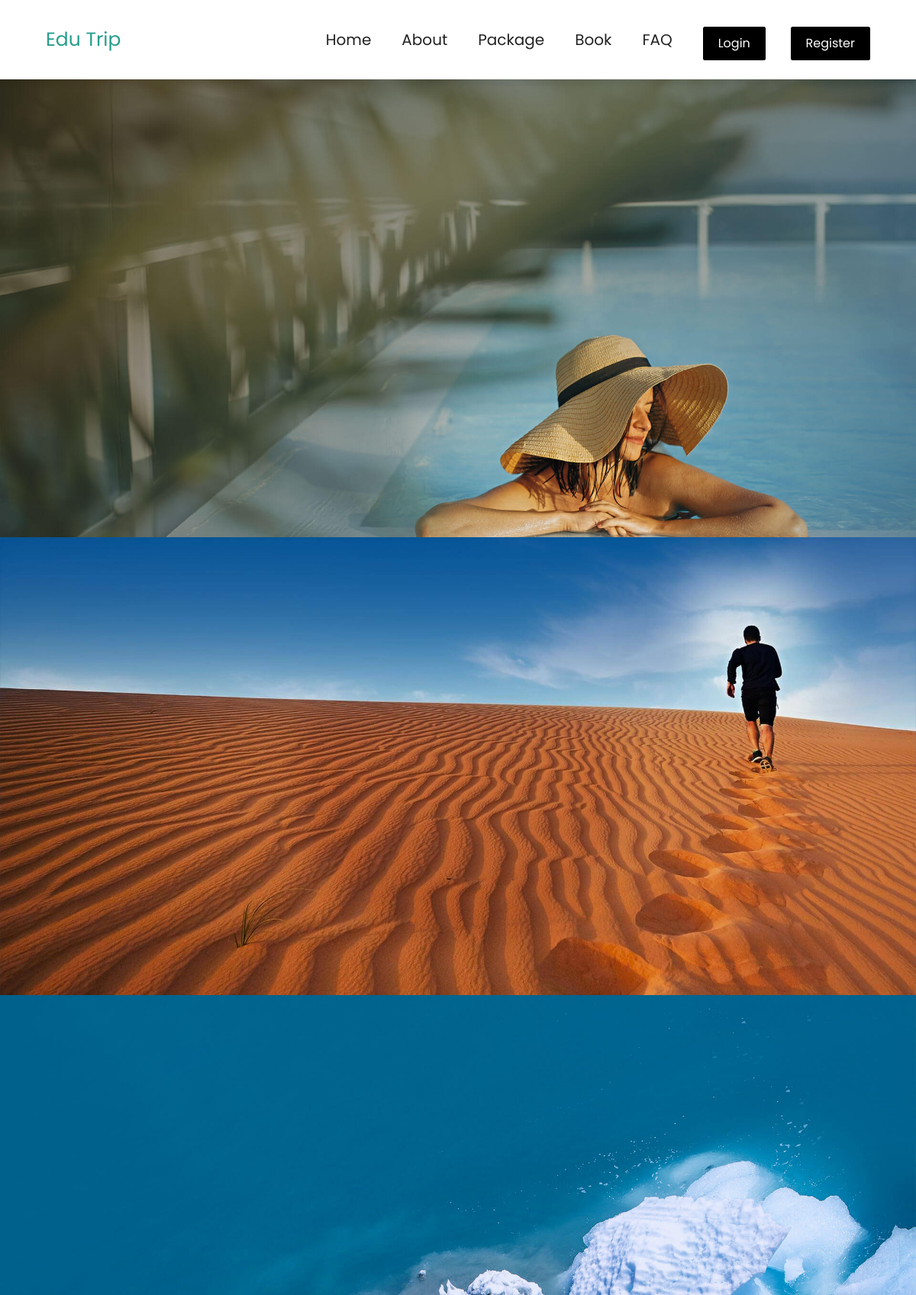
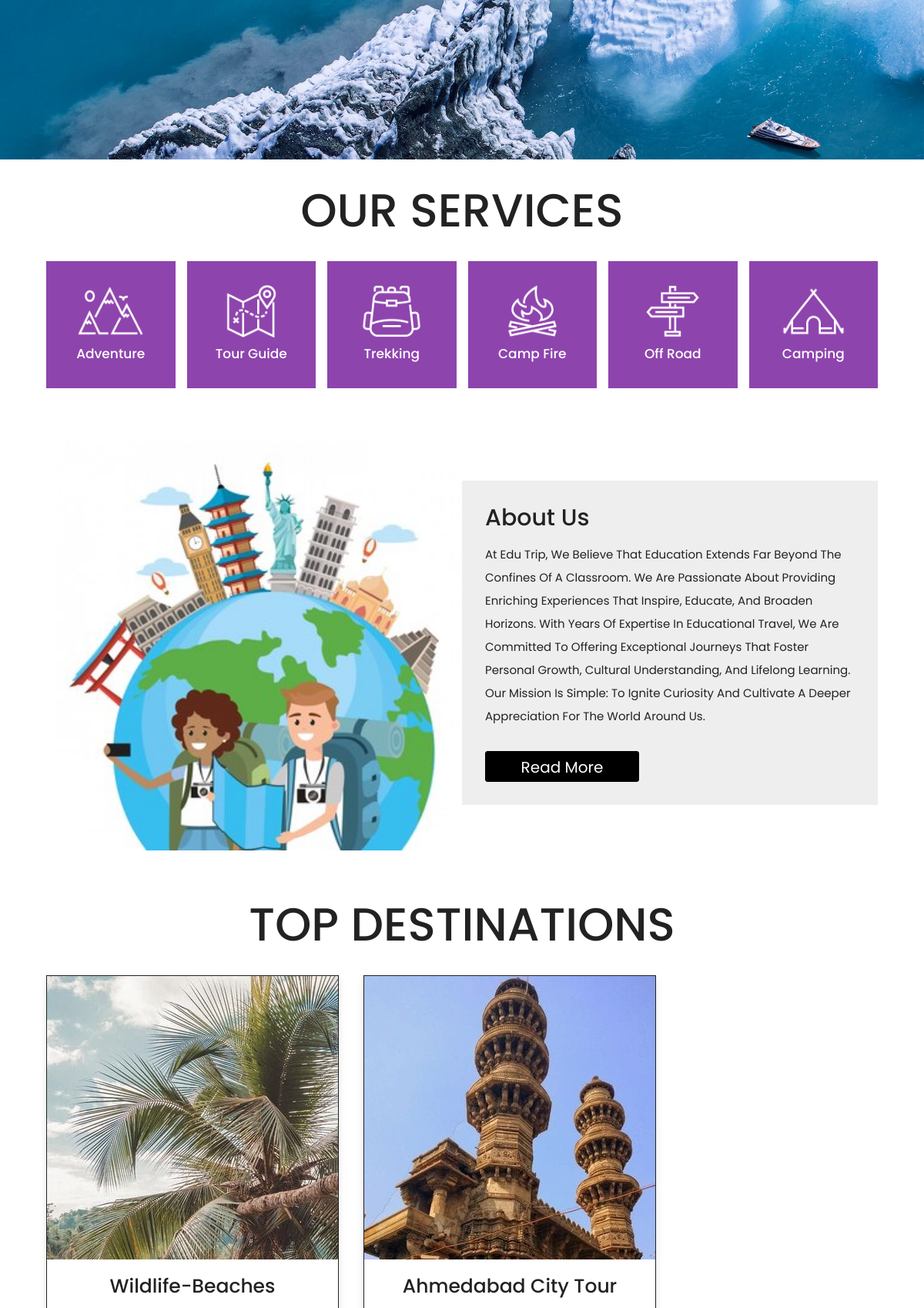
The app's page /home.php (upper part) with its own data (2 pictures, top to bottom).
### tables this page shows
CREATE TABLE `package` (
  `package_id` varchar(6) NOT NULL,
  `package_type` varchar(100) NOT NULL,
  `filter_category` varchar(100) NOT NULL,
  `filter_state` varchar(100) NOT NULL,
  `filter_grade` varchar(100) NOT NULL,
  `filter_month` varchar(100) NOT NULL,
  `package_name` varchar(100) NOT NULL,
  `package_duration` varchar(10) NOT NULL,
  `package_date1` date NOT NULL,
  `package_date2` date NOT NULL,
  `package_date3` date NOT NULL,
  `package_price` varchar(100) NOT NULL,
  `image_id` varchar(100) NOT NULL
);

### home.php (the view, shortened to what this page needs)
<!DOCTYPE html>
<html lang="en">
<head>
   <link rel="stylesheet" href="https://unpkg.com/swiper@7/swiper-bundle.min.css" />
   <link rel="stylesheet" href="https://cdnjs.cloudflare.com/ajax/libs/font-awesome/5.15.4/css/all.min.css">
   <link rel="stylesheet" href="css/style.css">
   <link href="https://cdn.jsdelivr.net/npm/bootstrap@5.0.2/dist/css/bootstrap.min.css" rel="stylesheet"
>
</head>
<body>
<section class="header">
   <a href="index.php" class="logo" style="text-decoration:none;color:#279e8c;">Edu Trip</a>
   <nav class="navbar">
      <a href="#" onclick="openRegisterModal()" style="text-decoration:none">home</a>
      <a href="#" onclick="openRegisterModal()"style="text-decoration:none">about</a>
      <a href="#" onclick="openRegisterModal()"style="text-decoration:none">package</a>
      <a href="#" onclick="openRegisterModal()" style="text-decoration:none">book</a>
      <a href="#" onclick="openRegisterModal()" style="text-decoration:none">FAQ</a>
      <div class="login-register">
      <button type="button" class="btn btn-outline-dark shadow-none me-lg-3 me-2" data-bs-toggle="modal" data-bs-target="#LoginModal">
                Login
                </button>
                <button type="button" class="btn btn-outline-dark shadow-none" data-bs-toggle="modal" data-bs-target="#RegisterModal">
                Register
                </button>
      </div>
   </nav>
</section>
<section class="home">
   <div class="swiper home-slider">
      <div class="swiper-wrapper">
         <div class="swiper-slide slide" style="background:url(images/home-slide-1.jpg) no-repeat">
         </div>
         <div class="swiper-slide slide" style="background:url(images/home-slide-2.jpg) no-repeat">
         </div>
         <div class="swiper-slide slide" style="background:url(images/home-slide-3.jpg) no-repeat">
         </div>
      </div>
   </div>
</section>
<section class="services">
   <h1 class="heading-title"> our services </h1>
   <div class="box-container">
      <div class="box">
         <img src="images/icon-1.png" alt="">
         <h3>adventure</h3>
      </div>
      <div class="box">
         <img src="images/icon-2.png" alt="">
         <h3>tour guide</h3>
      </div>
      <div class="box">
         <img src="images/icon-3.png" alt="">
         <h3>trekking</h3>
      </div>
      <div class="box">
         <img src="images/icon-4.png" alt="">
         <h3>camp fire</h3>
      </div>
      <div class="box">
         <img src="images/icon-5.png" alt="">
         <h3>off road</h3>
      </div>
      <div class="box">
         <img src="images/icon-6.png" alt="">
         <h3>camping</h3>
      </div>
   </div>
</section>
<section class="home-about">
   <div class="image">
      <img src="images/about-img1.jpeg" alt="">
   </div>
   <div class="content">
      <h3>about us</h3>
      <p>At Edu Trip, we believe that education extends far beyond the confines of a classroom. We are passionate about providing enriching experiences that inspire, educate, and broaden horizons. With years of expertise in educational travel, we are committed to offering exceptional journeys that foster personal growth, cultural understanding, and lifelong learning.
    Our mission is simple: to ignite curiosity and cultivate a deeper appreciation for the world around us. </p>
    <a href="#" onclick="openRegisterModal()" class="btn" style="color: white; text-decoration: none; padding: 5px 10px; border: 1px solid black; border-radius: 3px;font-size:20px;background-color:black;height:40px; width:200px;">Read more</a>
   </div>
</section>
<section class="packages">
   <h1 class="heading-title">top destinations</h1>
   <div class="box-container">
   <?php
$servername = "localhost";
$username = "root";
$password = "";
$dbname = "project";
$conn = new mysqli($servername, $username, $password, $dbname);
$page = isset($_GET['page']) ? $_GET['page'] : 1;
$limit = 3;
$start = ($page - 1) * $limit;
$sql = "SELECT * FROM package LIMIT $start, $limit";
$result = $conn->query($sql);
if ($result->num_rows > 0) {
    while($row = $result->fetch_assoc()) {
        $imagePath = $row['image_id'];
        $imageSize = getimagesize($imagePath);
        $imageWidth = $imageSize[0];
        $imageHeight = $imageSize[1];
        echo '<div class="box">';
        echo '<div class="image">';
        echo '<img src="' . $imagePath . '" alt="" style="width: ' . $imageWidth . 'px; height: ' . $imageHeight . 'px;">';
        echo '</div>';
        echo '<div class="content">';
        echo '<h3>' . $row['package_name'] . '</h3>';
        echo '<p>Price: Rs.' . $row['package_price'] . '</p>';
        echo '</div>';
        echo '</div>';
    }
}
?>
</div>
</section>
<br>
</body>
</html>

### css/style.css (style rules this page uses)
:root { --main-color:#8e44ad; --black:#222; --white:#fff; --light-black:#777; --light-white:#fff9; --dark-bg:rgba(0,0,0,.7); --light-bg:#eee; --border:.1rem solid var(--black); --box-shadow:0 .5rem 1rem rgba(0,0,0,.1); --text-shadow:0 1.5rem 3rem rgba(0,0,0,.3); }
* { font-family: 'Poppins', sans-serif; margin:0; padding:0; box-sizing: border-box; outline: none; border:none; text-decoration: none; text-transform: capitalize; }
html { font-size: 62.5%; overflow-x: hidden; }
section { padding:5rem 10%; }
.btn { display: inline-block; background: var(--black); margin-top: 1rem; color:var(--white); font-size: 1.7rem; padding:1rem 3rem; cursor: pointer; }
.heading-title { text-align: center; margin-bottom: 3rem; font-size: 6rem; text-transform: uppercase; color:var(--black); }
.header { position: sticky; top:0; left:0; right:0; z-index: 1000; background-color: var(--white); display: flex; padding-top: 2rem; padding-bottom: 2rem; box-shadow: var(--box-shadow); align-items: center; justify-content: space-between; }
.header .logo { font-size: 2.5rem; color:var(--black); }
.header .navbar a { font-size: 2rem; margin-left: 2rem; color:var(--black); }
.home { padding:0; }
.home .slide { text-align: center; padding:2rem; display: flex; align-items: center; justify-content: center; background-size: cover !important; background-position: center !important; min-height: 60rem; }
.services .box-container { display: grid; grid-template-columns: repeat(auto-fit, minmax(16rem, 1fr)); gap: 1.5rem; }
.services .box-container .box { padding:3rem 2rem; text-align: center; background: var(--main-color); cursor: pointer; }
.services .box-container .box img { height: 7rem; }
.services .box-container .box h3 { color:var(--white); font-size: 1.7rem; padding-top: 1rem; }
.home-about { display: flex; align-items: center; flex-wrap: wrap; }
.home-about .image { flex:1 1 41rem; }
.home-about .image img { width: 100%; }
.home-about .content { flex:1 1 41rem; padding:3rem; background: var(--light-bg); }
.home-about .content h3 { font-size: 3rem; color:var(--black); }
.home-about .content p { font-size: 1.5rem; padding:1rem 0; line-height: 2; color:var(--black); }
.packages .box-container { display: grid; grid-template-columns: repeat(auto-fit, minmax(30rem, 1fr)); gap: 2rem; }
.packages .box-container .box { border:var(--border); box-shadow: var(--box-shadow); background: var(--white); display: none; }
.packages .box-container .box:nth-child(1), .packages .box-container .box:nth-child(2), .packages .box-container .box:nth-child(3), .packages .box-container .box:nth-child(4), .packages .box-container .box:nth-child(5), .packages .box-container .box:nth-child(6) { display: inline-block; }
.packages .box-container .box .image { height: 300px; overflow: hidden; }
.packages .box-container .box .image img { height: 100%; width: 100%; object-fit: cover; transition: .2s linear; }
.packages .box-container .box .content { padding:2rem; text-align: center; }
.packages .box-container .box .content h3 { font-size: 2.5rem; color:var(--black); }
.packages .box-container .box .content p { font-size: 1.5rem; color:var(--light-black); line-height: 2; padding:1rem 0; }
@media (max-width:1200px) { section { padding:3rem 5%; } }

### home.php (style rules this page uses)
.navbar { display: flex; align-items: center; }
.navbar a { margin-right: 20px; text-decoration: none; color: #fff; }
.navbar .login-register { margin-left: auto; }
.navbar .login-register button { color: white; background-color: black; border: none; cursor: pointer; font-size: 16px; margin-left: 20px; padding: 10px 20px; transition: background-color 0.3s ease; }
.packages .box-container { display: flex; flex-wrap: wrap; gap: 32px; }
.packages .box-container .box { width: 380px; height: 550px; box-sizing: border-box; }
.packages .box-container .box .image { width: 100%; height: 67%; overflow: hidden; }
.packages .box-container .box .image img { width: 50%; height: 80%; object-fit: cover; }
.packages .box-container .box .content { height: 30%; }
.btn { display: inline-block; background: var(--black); margin-top: 1rem; color:var(--white); font-size: 1.6rem; padding:1rem 3rem; cursor: pointer; }

### records on screen
package: image (picture), package_name "Wildlife-Beaches"
package: image (picture), package_name "Ahmedabad City Tour"
